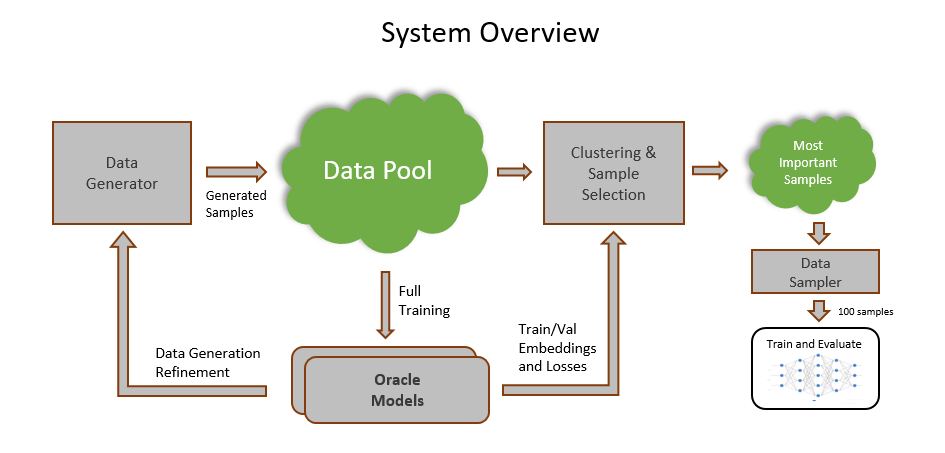
#> input picture overview.png, 945 x 453 px
$ python -i explore_topology.py   (imports and definitions only)
#> lines starting #> are read from the running program, lines starting #| are printed output that depends on the picture
### data_exploration/utils.py
import os
import sys

import numpy as np

eps = np.finfo(float).eps


def get_data_sample(data):
    counter = 0
    try:
        if isinstance(data, list):
            for topo in data:
                yield topo
                counter += 1
        elif isinstance(data, dict):
            for topo_list in data.values():
                for topo in topo_list:
                    yield topo
                    counter += 1
        else:
            # should be a single sample
            yield data
            counter += 1
    finally:
        print(f'---- Processed a total of {counter} samples ----')


# [6 lines left out: function iter_mat_indices, not called in this run]


class print_to_file:
    # [11 lines left out: functions __init__, __enter__, not called in this run]

    def __exit__(self, *_):
        sys.stdout = self.sys_stdout
        self.file.close()

### data_exploration/explore_topology.py
import copy
import os

import matplotlib.pyplot as plt
import numpy as np
import pandas as pd

from data_exploration.utils import get_data_sample

schedulingPolicy_t = ['FIFO', 'SP', 'WFQ', 'DRR']
schedulingPolicy_weighted = ['WFQ', 'DRR']


def get_node_properties(data):
    # preprocess raw data

    def get_sample_node_props(sample):
        # extract properties of a single topology
        nodes_properties = []
        for node_id in range(sample.get_network_size()):
            node_props = copy.deepcopy(sample.get_node_properties(node_id))
            node_props['networkSize'] = sample.get_network_size()

            buffer_sizes = node_props['bufferSizes']
            if isinstance(buffer_sizes, str):
                node_props['bufferSizes'] = [int(t) for t in buffer_sizes.split(',')]
                node_props['bufferSizeTotal'] = sum([int(t) for t in buffer_sizes.split(',')])
            else:
                node_props['bufferSizeTotal'] = buffer_sizes

            if node_props['schedulingPolicy'] in schedulingPolicy_weighted:
                node_props['schedulingWeights'] = [float(t) for t in node_props['schedulingWeights'].split(',')]
                node_props['bufferSizes_schedulingWeights'] = \
                    node_props['bufferSizes'] + node_props['schedulingWeights']

            nodes_properties.append(node_props)

        return nodes_properties

    topo_props = []

    for sample in get_data_sample(data):
        topo_props.extend(get_sample_node_props(sample))

    return pd.DataFrame(topo_props)


# [77 lines left out: functions get_link_bandwidth_stats, explore_topology_features, not called in this run]

>>> import cv2
>>> picture = cv2.imread('../overview.png', cv2.IMREAD_GRAYSCALE)
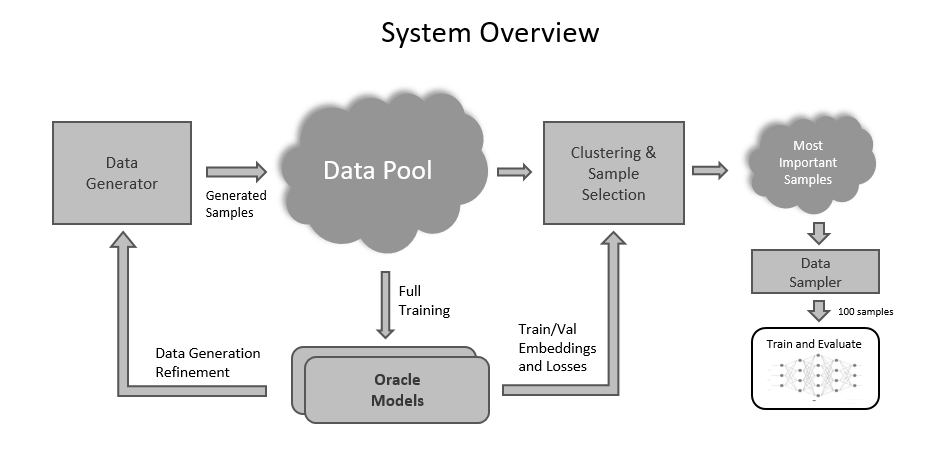
#> picture: shape (453, 945); min 0, max 255, mean 232.5
#> the loop in get_node_properties, `for sample in get_data_sample(data):` made 1 pass
#> after the loop in get_node_properties, `for sample in get_data_sample(data):`: topo_props = []
#> (the run stopped early here; a loop or call above may not have finished)
